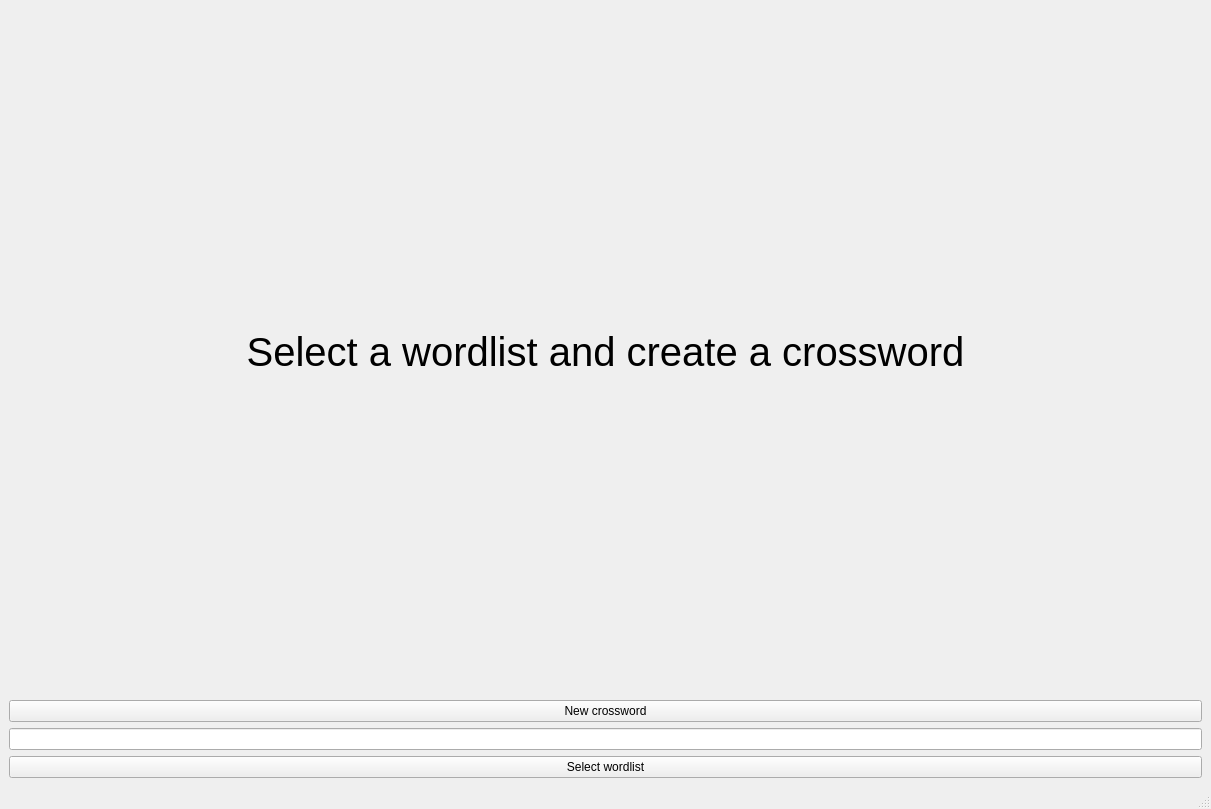
<?xml version="1.0" encoding="UTF-8"?>
<ui version="4.0">
 <class>MainWindow</class>
 <widget class="QMainWindow" name="MainWindow">
  <property name="geometry">
   <rect>
    <x>0</x>
    <y>0</y>
    <width>1211</width>
    <height>809</height>
   </rect>
  </property>
  <property name="windowTitle">
   <string>MainWindow</string>
  </property>
  <widget class="QWidget" name="centralwidget">
   <layout class="QVBoxLayout" name="verticalLayout">
    <item>
     <layout class="QVBoxLayout" name="verticalLayout_2">
      <item>
       <widget class="QStackedWidget" name="crossword_pages">
        <property name="currentIndex">
         <number>0</number>
        </property>
        <widget class="QWidget" name="page">
         <layout class="QVBoxLayout" name="verticalLayout_4">
          <item>
           <widget class="QLabel" name="no_crossword_label">
            <property name="font">
             <font>
              <pointsize>30</pointsize>
             </font>
            </property>
            <property name="text">
             <string>Select a wordlist and create a crossword</string>
            </property>
            <property name="alignment">
             <set>Qt::AlignCenter</set>
            </property>
           </widget>
          </item>
         </layout>
        </widget>
        <widget class="QWidget" name="page_2">
         <layout class="QVBoxLayout" name="verticalLayout_3">
          <item>
           <widget class="QLabel" name="title">
            <property name="text">
             <string>Crossword based on wordlist &lt;wordlist&gt;</string>
            </property>
            <property name="alignment">
             <set>Qt::AlignCenter</set>
            </property>
           </widget>
          </item>
          <item>
           <widget class="QTableWidget" name="crossword">
            <property name="enabled">
             <bool>true</bool>
            </property>
            <property name="font">
             <font>
              <family>Monospace</family>
              <pointsize>30</pointsize>
             </font>
            </property>
            <property name="layoutDirection">
             <enum>Qt::LeftToRight</enum>
            </property>
            <property name="styleSheet">
             <string notr="true"/>
            </property>
            <property name="editTriggers">
             <set>QAbstractItemView::AnyKeyPressed</set>
            </property>
            <property name="wordWrap">
             <bool>false</bool>
            </property>
            <property name="rowCount">
             <number>10</number>
            </property>
            <property name="columnCount">
             <number>21</number>
            </property>
            <attribute name="horizontalHeaderVisible">
             <bool>false</bool>
            </attribute>
            <attribute name="horizontalHeaderDefaultSectionSize">
             <number>40</number>
            </attribute>
            <attribute name="horizontalHeaderHighlightSections">
             <bool>true</bool>
            </attribute>
            <attribute name="verticalHeaderDefaultSectionSize">
             <number>52</number>
            </attribute>
            <row/>
            <row/>
            <row/>
            <row/>
            <row/>
            <row/>
            <row/>
            <row/>
            <row/>
            <row/>
            <column/>
            <column/>
            <column/>
            <column/>
            <column/>
            <column/>
            <column/>
            <column/>
            <column/>
            <column/>
            <column/>
            <column/>
            <column/>
            <column/>
            <column/>
            <column/>
            <column/>
            <column/>
            <column/>
            <column/>
            <column/>
            <item row="0" column="0">
             <property name="text">
              <string/>
             </property>
            </item>
            <item row="1" column="0">
             <property name="text">
              <string/>
             </property>
            </item>
            <item row="2" column="0">
             <property name="text">
              <string/>
             </property>
            </item>
           </widget>
          </item>
          <item>
           <widget class="QListWidget" name="definitions">
            <property name="sizePolicy">
             <sizepolicy hsizetype="Expanding" vsizetype="Minimum">
              <horstretch>0</horstretch>
              <verstretch>0</verstretch>
             </sizepolicy>
            </property>
            <property name="font">
             <font>
              <family>Monospace</family>
              <pointsize>16</pointsize>
             </font>
            </property>
           </widget>
          </item>
          <item>
           <widget class="QPushButton" name="check_answer_button">
            <property name="text">
             <string>Check your answer</string>
            </property>
           </widget>
          </item>
         </layout>
        </widget>
       </widget>
      </item>
     </layout>
    </item>
    <item>
     <widget class="QPushButton" name="generate_button">
      <property name="text">
       <string>New crossword</string>
      </property>
     </widget>
    </item>
    <item>
     <widget class="QLineEdit" name="solution_input"/>
    </item>
    <item>
     <widget class="QPushButton" name="select_wordlist_button">
      <property name="text">
       <string>Select wordlist</string>
      </property>
     </widget>
    </item>
   </layout>
  </widget>
  <widget class="QMenuBar" name="menubar">
   <property name="geometry">
    <rect>
     <x>0</x>
     <y>0</y>
     <width>1211</width>
     <height>20</height>
    </rect>
   </property>
  </widget>
  <widget class="QStatusBar" name="statusbar"/>
 </widget>
 <resources/>
 <connections/>
</ui>
